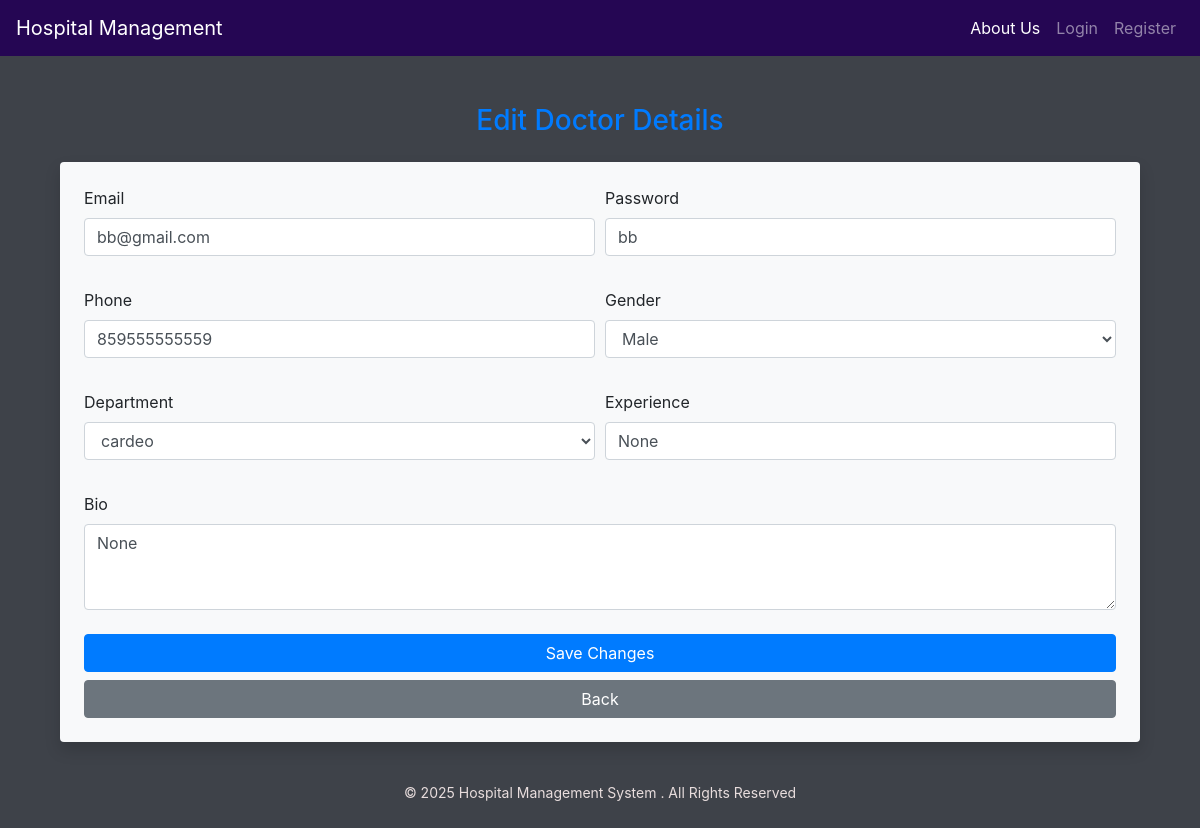
Screenshot of /edit_doctor/3 with the database file from the repository.
### models.py (models this page shows)
class User(db.Model):
    __tablename__ = 'user'
    id = db.Column(db.Integer, primary_key=True)
    name = db.Column(db.String(50), nullable=False)
    email = db.Column(db.String(100), unique=True, nullable=False)
    password = db.Column(db.String(100), nullable=False)
    role = db.Column(db.String(20), nullable=False)
    phone = db.Column(db.String(15), unique=True)
    aadhar = db.Column(db.String(12), unique=True)
    address = db.Column(db.String(150))
    dob = db.Column(db.Date)
    created_at = db.Column(db.DateTime, default=datetime.utcnow)
    gender = db.Column(db.String(10))
    status = db.Column(db.String(20), default='active')
    experience = db.Column(db.String(100))
    bio = db.Column(db.Text())
    department_id = db.Column(
        db.Integer,
        db.ForeignKey('department.id', ondelete="CASCADE")
    )
    department = db.relationship("Department", back_populates="users")
    doctor_appointments = db.relationship(
        "Appointment",
        back_populates="doctor",
        foreign_keys="Appointment.doctor_id",
        cascade="all, delete-orphan"
    )
    patient_appointments = db.relationship(
        "Appointment",
        back_populates="patient",
        foreign_keys="Appointment.patient_id",
        cascade="all, delete-orphan"
    )
    prescriptions = db.relationship(
        "Prescription",
        back_populates="doctor",
        cascade="all, delete-orphan"
    )
    availabilities = db.relationship(
        "Availability",
        back_populates="doctor",
        cascade="all, delete-orphan"
    )

### app.py (the view, shortened to what this page needs)
@app.route('/edit_doctor/<int:id>', methods=['GET', 'POST'])
def edit_doctor(id):
    doctor = User.query.get_or_404(id)
    departments = Department.query.all()
    return render_template('edit_doctor.html', doctor=doctor,departments=departments)

### templates/edit_doctor.html (shortened to what this page needs)
{% extends "base.html" %}
{% block content %}
<div class="container mt-5">
  <h3 class="text-primary mb-4 text-center">Edit Doctor Details</h3>
  <form method="POST" class="shadow p-4 rounded bg-light">
      <div class="form-row">
          <div class="form-group col-md-6">
              <label class="form-label">Email</label>
              <input type="email" name="email" class="form-control" value="{{ doctor.email }}" required>
          </div>
          <div class="form-group col-md-6">
              <label class="form-label">Password</label>
              <input type="text" name="password" class="form-control" value="{{ doctor.password }}" required>
          </div>
      </div>
      <div class="form-row mt-3">
          <div class="form-group col-md-6">
              <label class="form-label">Phone</label>
              <input type="text" name="phone" class="form-control" value="{{ doctor.phone }}" required>
          </div>
          <div class="form-group col-md-6">
              <label class="form-label">Gender</label>
              <select name="gender" class="form-control">
                  <option value="Male"   {% if doctor.gender=='Male' %}selected{% endif %}>Male</option>
              </select>
          </div>
      </div>
      <div class="form-row mt-3">
          <div class="form-group col-md-6">
              <label class="form-label">Department</label>
              <select name="department_id" class="form-control">
                  {% for d in departments %}
                      <option value="{{ d.id }}" {% if doctor.department_id == d.id %}selected{% endif %}>
                          {{ d.name }}
                      </option>
                  {% endfor %}
              </select>
          </div>
          <div class="form-group col-md-6">
              <label class="form-label">Experience</label>
              <input type="text" name="experience" class="form-control" value="{{ doctor.experience }}">
          </div>
      </div>
      <div class="mt-3">
          <label class="form-label">Bio</label>
          <textarea name="bio" rows="3" class="form-control">{{ doctor.bio }}</textarea>
      </div>
      <button type="submit" class="btn btn-primary w-100 mt-4">Save Changes</button>
      <a href="{{ url_for('admin_dash') }}" class="btn btn-secondary w-100 mt-2">Back</a>
  </form>
</div>
{% endblock %}

### templates/base.html (style rules this page uses)
body { background-color: #3e4249ff; }

### rows the page displays
User: email "bb@gmail.com", password "bb", phone "859555555559", gender "Male", experience "None", bio "None"

### other values shown
form field department_id "cardeo"
